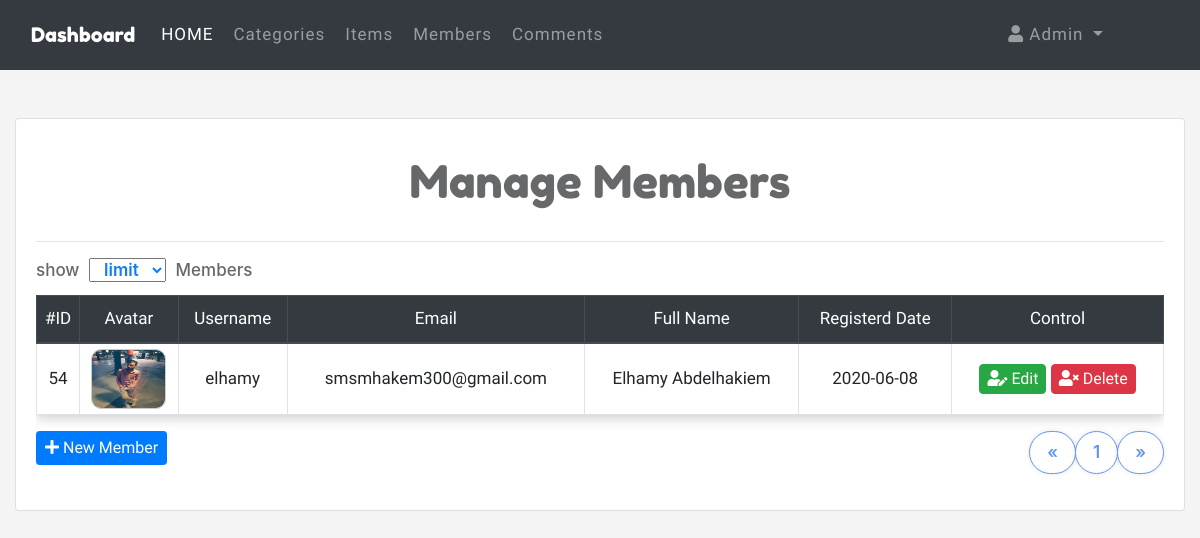
The app's page /admin/members.php (signed in) with its own data.
### tables this page shows
CREATE TABLE `users` (
  `UserID` int(11) NOT NULL,
  `Username` varchar(255) NOT NULL COMMENT 'Username To Login',
  `password` varchar(255) NOT NULL,
  `Email` varchar(255) NOT NULL,
  `FullName` varchar(255) NOT NULL,
  `GroupID` int(11) NOT NULL DEFAULT 0 COMMENT 'Identify User Group',
  `TrustStatus` int(11) NOT NULL DEFAULT 0 COMMENT 'Seller Rank',
  `RegStatus` int(11) NOT NULL DEFAULT 0 COMMENT 'User Approval',
  `Date` date NOT NULL,
  `user_Avatar` varchar(255) NOT NULL
);

### admin/members.php (the view, shortened to what this page needs)
<?php
if(isset($_SESSION['Username']))
{
    include "init.php";
    $action = isset($_GET['action']) ? $_GET['action'] : 'Manage';
    if($action == 'Manage')
    {
        $limit = isset($_POST['limit-records']) ? $_POST['limit-records'] : 10;
        $page = isset($_GET['page']) && is_numeric($_GET['page']) ? intval($_GET['page']) : 1;
        $start = ($page - 1 )* $limit;
        $getcount = $connection ->prepare ('SELECT COUNT(UserID) AS userCount FROM users  WHERE GroupID !=1');
        $getcount ->execute();
        $usersCount = $getcount ->fetch();
        $total = intval($usersCount['userCount']);
        $pages = ceil($total / $limit);
        $prevPage = $page - 1;
        $nextPage = $page + 1;
        $pending ='';
        $stmt = $connection ->prepare("SELECT * FROM users WHERE GroupID !=1 $pending ORDER BY UserID DESC LIMIT $start , $limit");
        $stmt ->execute();
        $members = $stmt ->fetchAll();
        $count = $stmt ->rowCount();
    ?>
    <div class="container">
        <div class="card my-5">
            <div class="card-body">
                <h1 class="edit-header text-center py-3">Manage Members</h1><hr>
                <div class='select-limit'>
                    <form method="POST" >
                        <span>show</span>
                        <select name="limit-records" id="limit-records">
                            <option disabled ='disabled' selected>limit</option>
                        </select>
                        <span>Members</span>
                    </form>
                </div>
                <div class="table-responsive">
                    <table class="manage-members table text-center table-bordered">
                        <?php if($count > 0) {?>
                        <thead class="thead-dark">
                            <tr>
                                <th>#ID</th>
                                <th>Avatar</th>
                                <th>Username</th>
                                <th>Email</th>
                                <th>Full Name</th>
                                <th>Registerd Date</th>
                                <th>Control</th>
                            </tr>
                        </thead>
                        <tbody>
                            <?php  foreach($members as $member){
                                echo "<tr>";
                                    echo "<td>".$member['UserID']."</td>";
                                    echo "<td class='avatar-body'>";
                                        if(empty($member['user_Avatar']))
                                        {
                                            echo "<img class='avatar' src='uploads/avatars/avatar.jpg' alt ='User Avatar'/>";
                                        }
                                        else
                                        {
                                            echo "<img class='avatar' src='uploads/avatars/".$member['user_Avatar']."' alt ='User Avatar'/>";
                                        }
                                    echo "</td>";
                                    echo "<td>".$member['Username']."</td>";
                                    echo "<td>".$member['Email']."</td>";
                                    echo "<td>".$member['FullName']."</td>";
                                    echo "<td>".$member['Date']."</td>";
                                    echo "<td>
                                            <a href='members.php?action=Edit&userid=".$member['UserID']."' class='btn btn-success edite-btn'><i class='fa fa-user-edit'></i> Edit</a>
                                            <a href='members.php?action=Delete&userid=".$member['UserID']."' class='btn btn-danger delete-btn'><i class='fas fa-user-times'></i> Delete</a>";
                                    echo "</td>";
                                echo "</tr>";
                            }?>
                        </tbody>
                    <?php
                        }else{echo "<div class='alert alert-danger text-center font-weight-bold'>Not Found Members</div>";} ?>
                    </table>
                </div>
                <a href='members.php?action=Add' class="btn btn-primary btn-sm float-left"><i class="fa fa-plus"></i> New Member</a>
                    <nav aria-label="Page navigation example">
                        <ul class="pagination custom-pagination">
                            <li class="page-item  <?php if($prevPage < 1 ){echo "disabled";} ?>">
                                <a class="page-link" href="<?php echo "members.php?action=Manage&page=".$prevPage;?>" aria-label="Previous">
                                    <span aria-hidden="true">&laquo;</span>
                                </a>
                            </li>
                            <?php
                                $customPageNum = 6;
                                if($pages <= 6)
                                {
                                    $customPageNum = $pages;
                                }
                                for ( $i =1 ; $i <= $customPageNum ; $i++ ){
                                    echo '<li class="page-item">';
                                        echo '<a class="page-link" href="members.php?action=Manage&page='.$i.'">';
                                            echo $i;
                                        echo'</a>';
                                    echo '</li>';
                                }
                            ?>
                            <li class="page-item <?php if($nextPage > $pages){echo "disabled";} ?>">
                                <a class="page-link" href="<?php echo "members.php?action=Manage&page=".$nextPage;?>" aria-label="Next">
                                    <span aria-hidden="true">&raquo;</span>
                                </a>
                            </li>
                        </ul>
                    </nav>
                    <div class='clearfix'></div>
            </div>
        </div>
    </div>
    <?php }
    else
    {
        $theMsg = "<div class='alert alert-danger text-center font-weight-bold mt-3'>This Page Is Not Found !</div>";
        redirectHome($theMsg);
    }
    include $tpl."footer.php";
}
else
{
    header("Location: index.php");
    exit();
}
?>

### admin/layout/css/admin.css (style rules this page uses)
body { font-size: 17px; background-color: #f4f4f4; }
@media (min-width: 1200px) { .container, .container-lg, .container-md, .container-sm, .container-xl { max-width: 1358px !important; } }
h1 { color: #676869; font-family: 'Fredoka One', cursive; font-size: 45px; }
.btn { font-family: 'Do Hyeon', sans-serif; font-size: 16px; }
.select-limit { margin-bottom: 12px; margin-top: 10px; font-weight: 500; color: #676869; }
.select-limit select { padding: 0 10px; margin: 0 5px; color: #107ef5; font-weight: 600; cursor: pointer; }
.manage-members .avatar-body { padding: 5px 0; }
.manage-members .avatar-body .avatar ,.manage-items .table td .item-img { width: 75px; height: 60px; border-radius: 10px; border: 1px solid #ccc; }
.table { -webkit-box-shadow: 0px 3px 12px #ccc; -moz-box-shadow: 0px 3px 12px #ccc; box-shadow: 0px 3px 12px #ccc; }
.table .thead-dark th ,.categories .card .card-header { font-family: 'Do Hyeon', sans-serif; font-weight: 400; }
.table td, .table th { padding: 10px 3px; vertical-align: middle; }
.table td { font-family: 'Changa', sans-serif; }
.edite-btn ,.delete-btn,.active-btn { padding: 2px 7px !important; }
.custom-pagination { float: right !important; }
.custom-pagination .page-item .page-link { padding: 10px 17px; font-weight: 600; color: cornflowerblue; transition: all .5s ease-in-out; border: 1px solid cornflowerblue; border-top-left-radius: 2.25rem; border-bottom-left-radius: 2.25rem; border-top-right-radius: 2.25rem; border-bottom-right-radius: 2.25rem; box-shadow: 0 0 5px rgba(1,1,0,0.1); }

### records on screen
users: UserID "54", user_Avatar (picture), Username "elhamy", Email "smsmhakem300@gmail.com", FullName "Elhamy Abdelhakiem", Date "2020-06-08"

### other values on screen
lang('HOME_ADMIN') "Dashboard"
lang('HOME') "HOME"
lang('CATEGORIES') "Categories"
lang('ITEMS') "Items"
lang('MEMBERS') "Members"
lang('COMMENTS') "Comments"
$_SESSION['Username'] "Admin"
